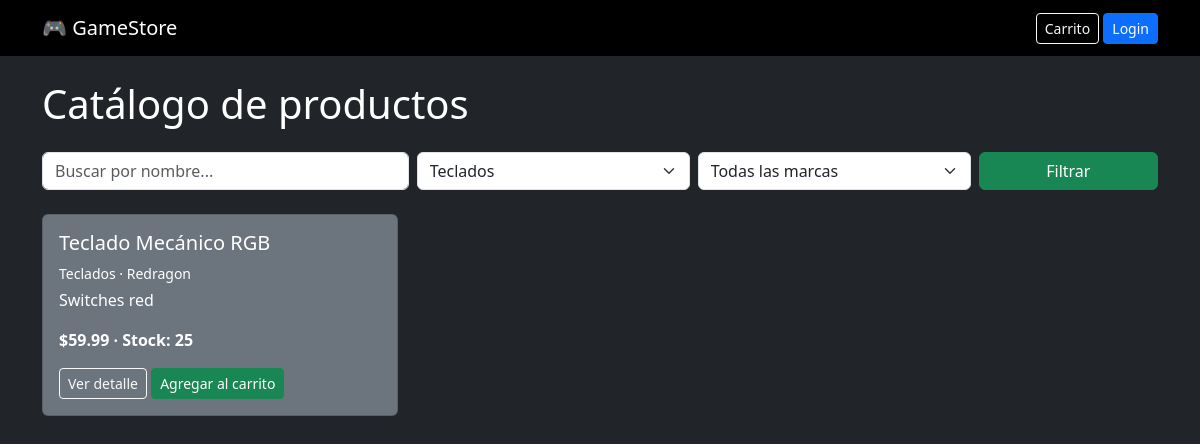
Page /productos.php?categoria=4 on the committed database.
### tables this page shows
CREATE TABLE producto (

    id_producto INT AUTO_INCREMENT PRIMARY KEY,

    id_categoria INT NOT NULL,

    nombre VARCHAR(150) NOT NULL,

    marca VARCHAR(100),

    descripcion TEXT,

    precio DECIMAL(10,2) NOT NULL,

    stock INT DEFAULT 0,

    imagen VARCHAR(255),

    estado ENUM('activo','inactivo') DEFAULT 'activo',

    FOREIGN KEY (id_categoria)
    REFERENCES categoria(id_categoria)

);

CREATE TABLE categoria (

    id_categoria INT AUTO_INCREMENT PRIMARY KEY,

    nombre_categoria VARCHAR(100) NOT NULL,

    descripcion TEXT

);

### productos.php (the view, shortened to what this page needs)
<?php
include 'config/conexion.php';
$buscar = trim($_GET['buscar'] ?? '');
$categoria = (int) ($_GET['categoria'] ?? 0);
$sql = "SELECT p.*, c.nombre_categoria
        FROM producto p
        LEFT JOIN categoria c ON p.id_categoria = c.id_categoria
        WHERE p.estado = 'activo'";
$params = [];
$types = '';
if ($categoria > 0) {
    $sql .= " AND p.id_categoria = ?";
    $params[] = $categoria;
    $types .= 'i';
}
$sql .= " ORDER BY p.nombre";
$stmt = $conexion->prepare($sql);
if ($types !== '') {
    $stmt->bind_param($types, ...$params);
}
$stmt->execute();
$productos = $stmt->get_result();
$categorias = mysqli_query($conexion, 'SELECT * FROM categoria ORDER BY nombre_categoria');
?>
<!DOCTYPE html>
<html lang="es">
<head>
    <link href="https://cdn.jsdelivr.net/npm/bootstrap@5.3.3/dist/css/bootstrap.min.css" rel="stylesheet">
</head>
<body class="bg-dark text-white">
<nav class="navbar navbar-dark bg-black mb-4">
    <div class="container">
        <a class="navbar-brand" href="index.php">🎮 GameStore</a>
        <div>
            <a href="cliente/carrito.php" class="btn btn-outline-light btn-sm">Carrito</a>
            <?php if (isset($_SESSION['id_usuario'])): ?>
                <a href="cliente/favoritos.php" class="btn btn-warning btn-sm">Favoritos</a>
                <a href="cliente/compras.php" class="btn btn-info btn-sm">Mis compras</a>
                <a href="auth/logout.php" class="btn btn-danger btn-sm">Salir</a>
            <?php else: ?>
                <a href="auth/login.php" class="btn btn-primary btn-sm">Login</a>
            <?php endif; ?>
        </div>
    </div>
</nav>
<div class="container">
    <h1 class="mb-4">Catálogo de productos</h1>
    <form class="row g-2 mb-4" method="GET">
        <div class="col-md-4">
            <input type="text" name="buscar" class="form-control" placeholder="Buscar por nombre..." value="<?= htmlspecialchars($buscar) ?>">
        </div>
        <div class="col-md-3">
            <select name="categoria" class="form-select">
                <?php while ($c = mysqli_fetch_assoc($categorias)): ?>
                    <option value="<?= $c['id_categoria'] ?>" <?= $categoria === (int) $c['id_categoria'] ? 'selected' : '' ?>>
                        <?= htmlspecialchars($c['nombre_categoria']) ?>
                    </option>
                <?php endwhile; ?>
            </select>
        </div>
        <div class="col-md-3">
            <select name="marca" class="form-select">
                <option value="">Todas las marcas</option>
            </select>
        </div>
        <div class="col-md-2">
            <button class="btn btn-success w-100">Filtrar</button>
        </div>
    </form>
    <div class="row">
        <?php while ($p = $productos->fetch_assoc()): ?>
            <div class="col-md-4 mb-4">
                <div class="card bg-secondary text-white h-100">
                    <div class="card-body">
                        <h5><?= htmlspecialchars($p['nombre']) ?></h5>
                        <p class="small mb-1"><?= htmlspecialchars($p['nombre_categoria'] ?? '') ?> · <?= htmlspecialchars($p['marca'] ?? '') ?></p>
                        <p><?= htmlspecialchars($p['descripcion'] ?? '') ?></p>
                        <p class="fw-bold">$<?= number_format((float) $p['precio'], 2) ?> · Stock: <?= (int) $p['stock'] ?></p>
                        <a href="producto.php?id=<?= $p['id_producto'] ?>" class="btn btn-outline-light btn-sm">Ver detalle</a>
                        <a href="productos.php?agregar=<?= $p['id_producto'] ?>" class="btn btn-success btn-sm">Agregar al carrito</a>
                    </div>
                </div>
            </div>
        <?php endwhile; ?>
    </div>
</div>
</body>
</html>

### rows in the picture
producto: nombre "Teclado Mecánico RGB", id_categoria.nombre_categoria "Teclados", marca "Redragon", descripcion "Switches red", precio "59.99", stock "25"

### other values in the picture
form field categoria "Teclados"
